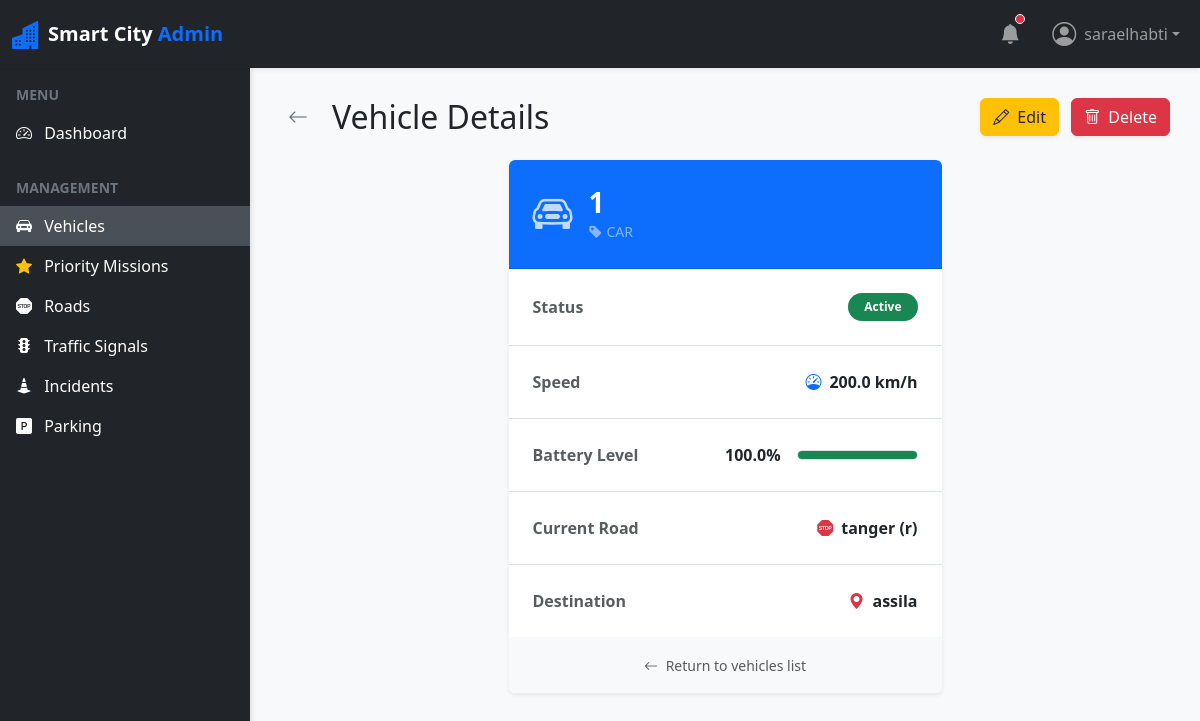
Page /vehicles/1/ (signed in) on the committed database.
### vehicles/models.py (models this page shows, shortened)
class Vehicle(models.Model):
    TYPE_CHOICES = [
        ('CAR', 'Car'),
        ('BUS', 'Bus'),
        ('TRUCK', 'Truck'),
        ('MOTORCYCLE', 'Motorcycle'),
        ('EMERGENCY', 'Emergency'),
    ]
    STATUS_CHOICES = [
        ('ACTIVE', 'Active'),
        ('PARKED', 'Parked'),
        ('CHARGING', 'Charging'),
        ('MAINTENANCE', 'Maintenance'),
    ]
    plate_number = models.CharField(max_length=20, unique=True)
    vehicle_type = models.CharField(max_length=20, choices=TYPE_CHOICES)
    speed = models.FloatField(default=0.0, validators=[MinValueValidator(0.0)])
    status = models.CharField(max_length=20, choices=STATUS_CHOICES, default='ACTIVE')
    current_road = models.ForeignKey(Road, on_delete=models.SET_NULL, null=True, blank=True, related_name='vehicles')
    battery_level = models.FloatField(validators=[MinValueValidator(0.0), MaxValueValidator(100.0)], help_text="Battery level percentage")
    destination = models.CharField(max_length=255, blank=True)

### roads/models.py (models this page shows)
class Road(models.Model):
    DIRECTION_CHOICES = [
        ('ONE_WAY', 'One Way'),
        ('TWO_WAY', 'Two Way'),
    ]
    STATUS_CHOICES = [
        ('OPEN', 'Open'),
        ('CLOSED', 'Closed'),
        ('MAINTENANCE', 'Maintenance'),
    ]
    name = models.CharField(max_length=255)
    zone = models.CharField(max_length=100)
    speed_limit = models.IntegerField(validators=[MinValueValidator(0)])
    direction = models.CharField(max_length=20, choices=DIRECTION_CHOICES)
    status = models.CharField(max_length=20, choices=STATUS_CHOICES, default='OPEN')
    def __str__(self):
        return f"{self.name} ({self.zone})"

### vehicles/views.py (the view)
# urls.py: path('<int:pk>/', VehicleDetailView.as_view(), name='vehicle-detail'),
class VehicleDetailView(LoginRequiredMixin, DetailView):
    model = Vehicle
    template_name = 'vehicles/vehicle_detail.html'
    context_object_name = 'vehicle'

### vehicles/templates/vehicles/vehicle_detail.html (shortened to what this page needs)
{% extends 'base.html' %}
{% block content %}
<div class="row mb-4">
    <div class="col-12 d-flex justify-content-between align-items-center">
        <h2 class="mb-0 d-flex align-items-center">
            <a href="{% url 'vehicle-list' %}" class="btn btn-sm btn-outline-secondary me-3 border-0"><i class="bi bi-arrow-left fs-5"></i></a>
            Vehicle Details
        </h2>
        <div>
            <a href="{% url 'vehicle-update' vehicle.pk %}" class="btn btn-warning text-dark shadow-sm me-2"><i class="bi bi-pencil me-1"></i> Edit</a>
            <a href="{% url 'vehicle-delete' vehicle.pk %}" class="btn btn-danger shadow-sm"><i class="bi bi-trash me-1"></i> Delete</a>
        </div>
    </div>
</div>
<div class="row">
    <div class="col-md-8 col-lg-6 mx-auto">
        <div class="card border-0 shadow-sm overflow-hidden">
            <div class="card-header bg-primary text-white p-4">
                <div class="d-flex align-items-center">
                    <i class="bi bi-car-front fs-1 me-3 opacity-75"></i>
                    <div>
                        <h3 class="mb-0 fw-bold">{{ vehicle.plate_number }}</h3>
                        <span class="text-white-50 text-uppercase tracking-wide small"><i class="bi bi-tag-fill me-1"></i>{{ vehicle.get_vehicle_type_display }}</span>
                    </div>
                </div>
            </div>
            <div class="card-body p-0">
                <ul class="list-group list-group-flush">
                    <li class="list-group-item p-4 d-flex justify-content-between align-items-center">
                        <span class="text-muted fw-bold">Status</span>
                        <span class="badge bg-{% if vehicle.status == 'ACTIVE' %}success{% elif vehicle.status == 'PARKED' %}secondary{% elif vehicle.status == 'CHARGING' %}warning text-dark{% else %}dark{% endif %} px-3 py-2 rounded-pill">
                            {{ vehicle.get_status_display }}
                        </span>
                    </li>
                    <li class="list-group-item p-4 d-flex justify-content-between align-items-center">
                        <span class="text-muted fw-bold">Speed</span>
                        <span class="fw-semibold"><i class="bi bi-speedometer text-primary me-2"></i>{{ vehicle.speed }} km/h</span>
                    </li>
                    <li class="list-group-item p-4 d-flex justify-content-between align-items-center">
                        <span class="text-muted fw-bold">Battery Level</span>
                        <div class="d-flex align-items-center w-50 justify-content-end">
                            <span class="me-3 fw-bold">{{ vehicle.battery_level }}%</span>
                            <div class="progress flex-grow-1 bg-light border" style="height: 10px;">
                                <div class="progress-bar {% if vehicle.battery_level < 20 %}bg-danger{% elif vehicle.battery_level < 50 %}bg-warning{% else %}bg-success{% endif %}" role="progressbar" style="width: {{ vehicle.battery_level|stringformat:'f' }}%;"></div>
                            </div>
                        </div>
                    </li>
                    <li class="list-group-item p-4 d-flex justify-content-between align-items-center">
                        <span class="text-muted fw-bold">Current Road</span>
                        <span class="text-end fw-semibold">
                            {% if vehicle.current_road %}
                                <i class="bi bi-sign-stop-fill text-danger me-2"></i>{{ vehicle.current_road }}
                            {% else %}
                                <span class="text-muted fst-italic fw-normal">Not assigned</span>
                            {% endif %}
                        </span>
                    </li>
                    <li class="list-group-item p-4 d-flex justify-content-between align-items-center">
                        <span class="text-muted fw-bold">Destination</span>
                        <span class="text-end fw-semibold">
                            {% if vehicle.destination %}
                                <i class="bi bi-geo-alt-fill text-danger me-2"></i>{{ vehicle.destination }}
                            {% else %}
                                <span class="text-muted fst-italic fw-normal">No destination set</span>
                            {% endif %}
                        </span>
                    </li>
                </ul>
            </div>
            <div class="card-footer bg-light p-3 text-center border-top-0">
                <a href="{% url 'vehicle-list' %}" class="text-decoration-none text-muted small"><i class="bi bi-arrow-left me-1"></i> Return to vehicles list</a>
            </div>
        </div>
    </div>
</div>
{% endblock %}

### vehicles/templates/base.html (shortened to what this page needs)
<!DOCTYPE html>
<html lang="en">
<head>
    <link href="https://cdn.jsdelivr.net/npm/bootstrap@5.3.0/dist/css/bootstrap.min.css" rel="stylesheet">
    <link href="https://cdn.jsdelivr.net/npm/bootstrap-icons@1.10.5/font/bootstrap-icons.css" rel="stylesheet">
</head>
<body>
    <nav class="navbar navbar-expand-lg navbar-dark bg-dark sticky-top shadow-sm">
        <div class="container-fluid">
            <a class="navbar-brand d-flex align-items-center" href="{% url 'dashboard' %}">
                <i class="bi bi-buildings-fill text-primary me-2 fs-3"></i>
                <span class="fw-bold">Smart City <span class="text-primary">Admin</span></span>
            </a>
            <div class="collapse navbar-collapse" id="navbarSupportedContent">
                <ul class="navbar-nav ms-auto mb-2 mb-lg-0 align-items-center">
                    <li class="nav-item me-3">
                        <a class="nav-link position-relative" href="#">
                            <i class="bi bi-bell-fill fs-5"></i>
                            <span class="position-absolute top-25 start-75 translate-middle p-1 bg-danger border border-light rounded-circle">
                            </span>
                        </a>
                    </li>
                    {% if user.is_authenticated %}
                    <li class="nav-item dropdown">
                        <a class="nav-link dropdown-toggle d-flex align-items-center" href="#" id="navbarDropdown" role="button" data-bs-toggle="dropdown" aria-expanded="false">
                            <i class="bi bi-person-circle fs-4 me-2"></i> {{ user.username }}
                        </a>
                    </li>
                    {% else %}
                    <li class="nav-item">
                        <a class="nav-link d-flex align-items-center" href="{% url 'login' %}">
                            <i class="bi bi-box-arrow-in-right fs-4 me-2"></i> Login
                        </a>
                    </li>
                    {% endif %}
                </ul>
            </div>
        </div>
    </nav>
    <div id="wrapper">
        {% if user.is_authenticated %}
        <div class="bg-dark text-white" id="sidebar">
            <div class="list-group list-group-flush mt-3 pb-4">
                <div class="text-uppercase text-secondary px-3 mb-2 small fw-bold">Menu</div>
                <a href="{% url 'dashboard' %}" class="list-group-item list-group-item-action bg-dark text-white border-0 sidebar-link {% if request.resolver_match.url_name == 'dashboard' %}active{% endif %}">
                    <i class="bi bi-speedometer2 me-2"></i> Dashboard
                </a>
                <div class="text-uppercase text-secondary px-3 mt-4 mb-2 small fw-bold">Management</div>
                <a href="{% url 'vehicle-list' %}" class="list-group-item list-group-item-action bg-dark text-white border-0 sidebar-link {% if request.resolver_match and request.resolver_match.url_name == 'vehicle-list' or request.resolver_match.url_name == 'vehicle-create' or request.resolver_match.url_name == 'vehicle-detail' or request.resolver_match.url_name == 'vehicle-update' or request.resolver_match.url_name == 'vehicle-delete' %}active{% endif %}">
                    <i class="bi bi-car-front-fill me-2"></i> Vehicles
                </a>
                <a href="{% url 'priority-list' %}" class="list-group-item list-group-item-action bg-dark text-white border-0 sidebar-link ">
                    <i class="bi bi-star-fill text-warning me-2"></i> Priority Missions
                </a>
                <a href="{% url 'road-list' %}" class="list-group-item list-group-item-action bg-dark text-white border-0 sidebar-link ">
                    <i class="bi bi-sign-stop-fill me-2"></i> Roads
                </a>
                <a href="{% url 'signal-list' %}" class="list-group-item list-group-item-action bg-dark text-white border-0 sidebar-link ">
                    <i class="bi bi-stoplights-fill me-2"></i> Traffic Signals
                </a>
                <a href="{% url 'incident-list' %}" class="list-group-item list-group-item-action bg-dark text-white border-0 sidebar-link ">
                    <i class="bi bi-cone-striped me-2"></i> Incidents
                </a>
                <a href="{% url 'parking-list' %}" class="list-group-item list-group-item-action bg-dark text-white border-0 sidebar-link ">
                    <i class="bi bi-p-square-fill me-2"></i> Parking
                </a>
            </div>
        </div>
        {% endif %}
        <div id="page-content-wrapper">
            <div class="container-fluid px-0">
                {% block content %}{% endblock %}
            </div>
        </div>
    </div>
</body>
</html>

### vehicles/templates/base.html (style rules this page uses)
body { min-height: 100vh; display: flex; flex-direction: column; overflow-x: hidden; background-color: #f8f9fa; }
#wrapper { display: flex; flex: 1; }
#sidebar { min-width: 250px; max-width: 250px; min-height: calc(100vh - 56px); transition: all 0.3s; box-shadow: 2px 0 5px rgba(0,0,0,0.1); }
.sidebar-link { transition: all 0.2s; }
.sidebar-link:hover, .sidebar-link.active { background-color: #495057 !important; border-left: 4px solid #0d6efd; }
#page-content-wrapper { flex: 1; padding: 30px; width: 100%; }

### rows in the picture
Vehicle: plate_number "1", vehicle_type "CAR", status "Active", speed "200.0", battery_level "100.0", current_road "tanger (r)", destination "assila"

### other values in the picture
{{ user.username }} "saraelhabti"
